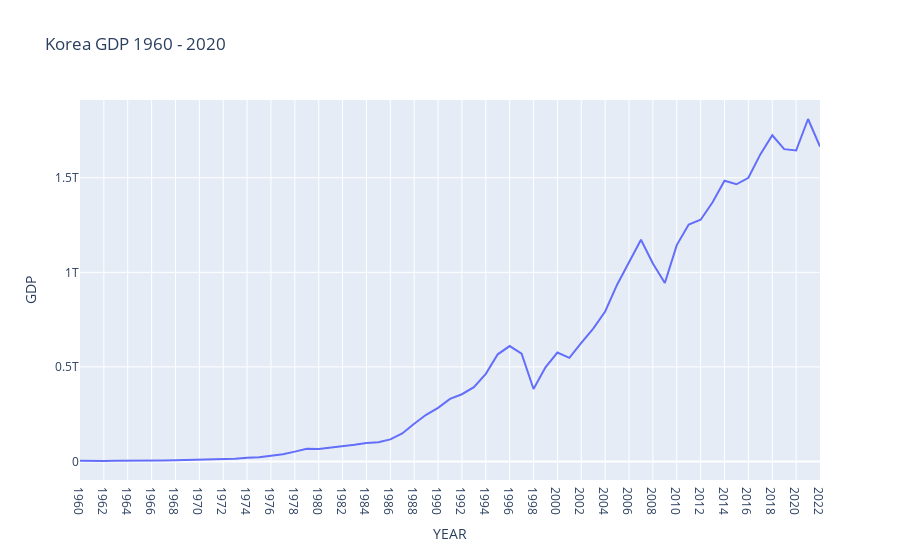

Here is the notebook cell this chart was saved with:
### Code cell
import plotly.express as px
from IPython.display import display

fig = px.line(tempset, x="YEAR", y="GDP", title='Korea GDP 1960 - 2020')
display(fig)
